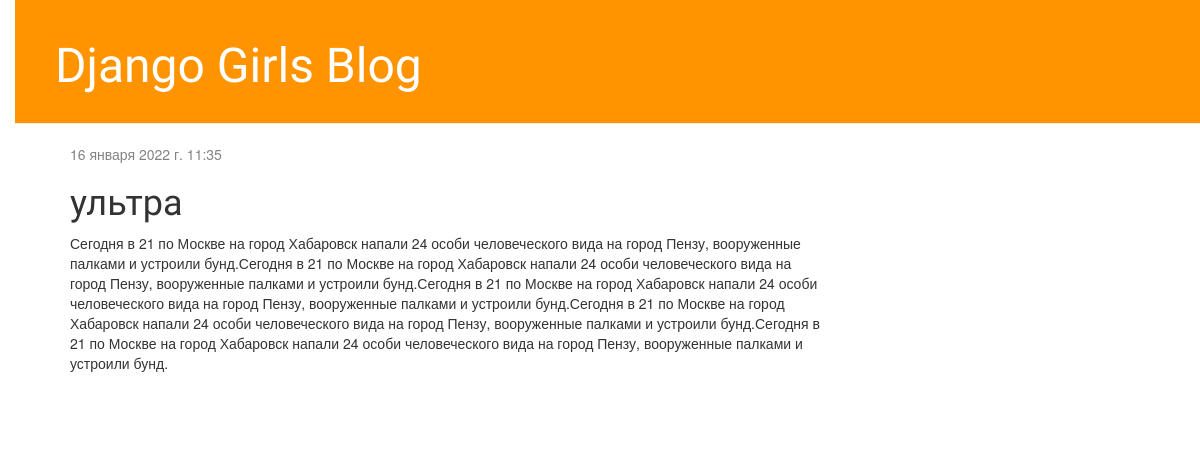
/post/3/, run on an earlier commit of the app's database.
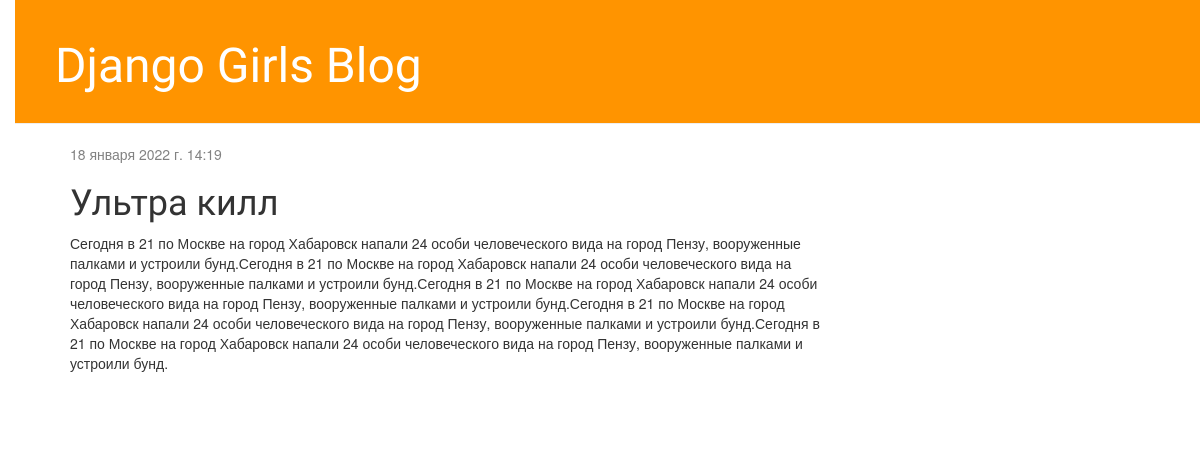
And on a later commit of the database.
### blog/models.py (models this page shows, shortened)
class Post(models.Model):
    author = models.ForeignKey('auth.User', on_delete=models.CASCADE)
    title = models.CharField(max_length=200)
    text = models.TextField()
    created_date = models.DateTimeField(
            default=timezone.now)
    published_date = models.DateTimeField(
            blank=True, null=True)

### blog/views.py (the view)
# urls.py: path('post/<int:pk>/', post_detail, name='post_detail'),
def post_detail(request, pk):
    post = get_object_or_404(Post, pk=pk)
    return render(request, 'blog/post_detail.html', {'post': post})

### blog/templates/blog/post_detail.html (shortened to what this page needs)
{% extends 'blog/base.html' %}
{% block content %}
    <div class="post">
        {% if post.published_date %}
            <div class="date">
                {{ post.published_date }}
            </div>
        {% endif %}
        <h1>{{ post.title }}</h1>
        <p>{{ post.text|linebreaksbr }}</p>
    </div>
{% endblock %}

What changed in the data, as far as the page shows it:
changed Post: published_date "16 января 2022 г. 11:35" → "18 января 2022 г. 14:19"; title "ультра" → "Ультра килл"
